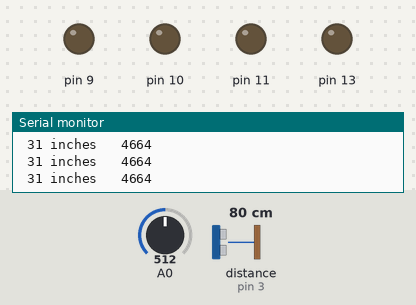
Bench run of a sketch on a simulated Arduino Uno, built with avr-gcc and run on an emulated ATmega328P. Shown: output pins drawn as LEDs (lit = HIGH), the last lines printed to the serial monitor. The inputs (shaded band) are chosen by the test bench; at power-on: distance to the obstacle (sensor on pin 3) 80 cm, A0 = 512. The echo pulse lasts 58.3 µs per cm.

Above: at 1.2 s.
1.3 s: distance to the obstacle (sensor on pin 3) set to 19 cm
3.2 s: distance to the obstacle (sensor on pin 3) set to 16 cm
At 3.9 s:
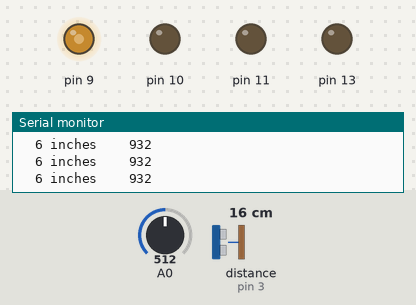
4.8 s: A0 set to 610
At 6.0 s:
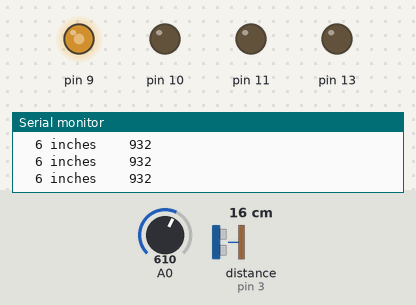
6.3 s: distance to the obstacle (sensor on pin 3) set to 12 cm
7.8 s: distance to the obstacle (sensor on pin 3) set to 9 cm
At 8.3 s:
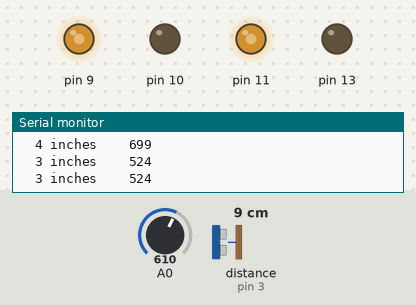
9.5 s: A0 set to 511
At 10.3 s:
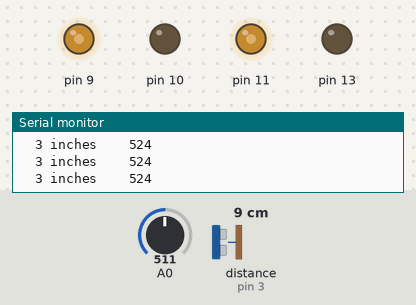
Timing chart, 0 to 12.0 s (numbered marks = the images above; inputs shaded):
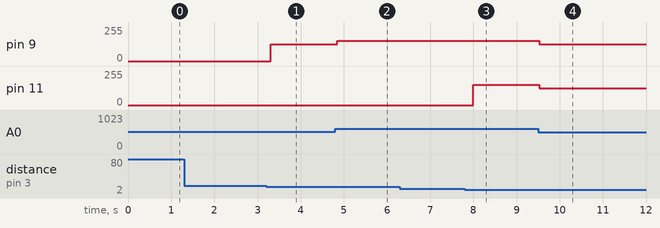

Measured:
- the behaviour switches between 18 and 17 cm on distance to the obstacle (sensor on pin 3) (found by bisection; images 0 and 1)
- the behaviour switches between 11 and 10 cm on distance to the obstacle (sensor on pin 3) (found by bisection; images 2 and 3)
- after the input at 3.2 s, pin 9: 0/255 → 127/255 after 0.11 s
- after the input at 4.8 s, pin 9: 127/255 → 152/255 at once
- after the input at 7.8 s, pin 11: 0/255 → 152/255 after 0.20 s
- after the input at 9.5 s, pin 9, pin 11: 152/255 → 127/255 at once

The sketch:

NewPingExample_.ino
```cpp
/*--------------------------------------------------------------
Example NewPing library sketch that does a ping about 20 Hz
---------------------------------------------------------------*/
#include <NewPing.h>

int TRIGGER_PIN=5;    // trigger pin
int ECHO_PIN=3;       // echo pin
int MAX_DISTANCE=500; // Maximum distance(in centimeters).
//                       rated 157.48-196.85 in.

int dist=0;
int tyym=0;
int count=0;

void align(int dig,int val){
  int ref=9999;
  switch(dig){
    case 5:ref/=1; break;
    case 4:ref/=10; break;
    case 3:ref/=100; break;
    case 2:ref/=1000; break;
    case 1:ref/=10000; break;}
  while(ref>0){
    if(val>ref)break;
    else Serial.print(' '); ref/=10;}
  Serial.print(val);
}

NewPing sonar(TRIGGER_PIN, ECHO_PIN, MAX_DISTANCE);
// NewPing setup of pins and maximum distance. AN INSTANCE

void setup() {
  pinMode(13,OUTPUT);
  digitalWrite(13,0);
  pinMode(9,OUTPUT);
  pinMode(10,OUTPUT);
  pinMode(11,OUTPUT);
  Serial.begin(115200); // Open serial monitor at 115200 baud
}

void loop() {
  //while((millis()%50)!=0)continue; //may add extra ping
  delay(100); // Wait 50ms between pings
  //            (about 20 pings/sec). 29ms be the shortest delay.
  if((count%2)==0){
    //Serial.print("Ping: "); // NO.
    dist=sonar.ping_in(); // Send ping, get distance in inch
    align(3,dist); //        and print result
    //      (0=outside set distance range) (but maybe just zero.)
    if(dist==1)Serial.print(" inch  ");
    else Serial.print(" inches");}
  else if((count%2)==1){
    tyym=sonar.ping(); //NOTE: MICROSECONDS .00000X
    Serial.print("   "); align(4,tyym);
    Serial.println("");}
  else Serial.println("Eric says REEEEEEEEEEEEEEEEEEEEEEEEEEEE");
 int pot=analogRead(0);
  if(pot<15)pot=0; else if(pot>1010)pot=1023;
 int brt=map(pot,0,1023,0,255);
  if(tyym > 600 && tyym <= 1000){
    analogWrite(9, brt);
    analogWrite(10, 0); analogWrite(11, 0);}
  else if(tyym > 400 && tyym <= 600){
    analogWrite(9, brt);
    analogWrite(10, 0);
    analogWrite(11, brt);}
  else if(tyym > 0 && tyym <= 400){
    analogWrite(9, 0); analogWrite(10, 0);
    analogWrite(11, brt);}
  else{
    analogWrite(9,0); analogWrite(10,0); analogWrite(11,0);}
  count++;
}
```
